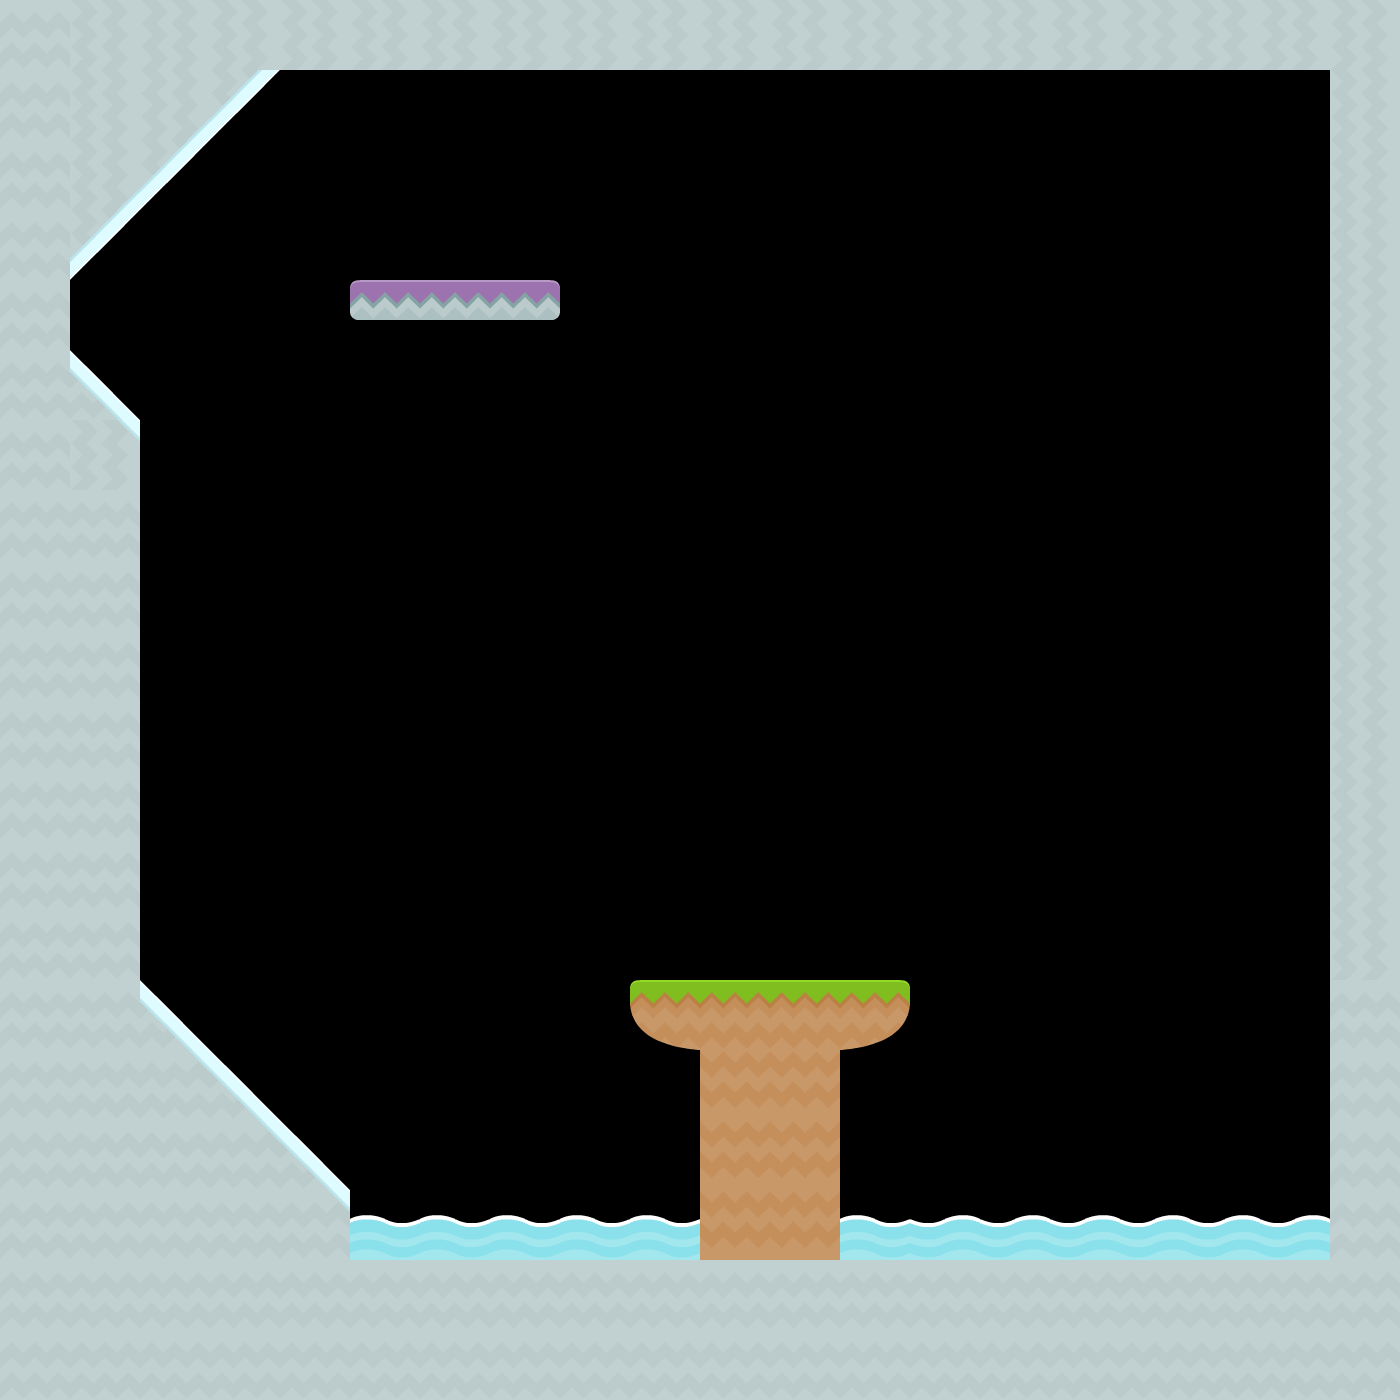

A 2D game scene composited from a Tiled map and its tileset images. What follows is a short description and the map's XML, with every tile layer's data as written:
An orthogonal 20x20 tile map with 70x70 px tiles, 1 tile layer (Layer 1) and 2 objects (2x collider).

<map version="1.2" orientation="orthogonal" renderorder="right-down" width="20" height="20" tilewidth="70" tileheight="70" nextobjectid="16">
  <tileset firstgid="1" name="tiles_spritesheet" spacing="2" columns="13" tilecount="169" tileheight="70" tilewidth="70">
    <image source="tiles_spritesheet.png" width="914" height="936" />
  </tileset>
  <layer name="Layer 1" width="20" height="20">
    <data encoding="csv">
167,2684354727,2684354727,2684354727,2684354727,2684354727,2684354727,2684354727,2684354727,2684354727,2684354727,2684354727,2684354727,2684354727,2684354727,2684354727,2684354727,2684354727,2684354727,2684354727,
167,2684354727,2684354590,2684354603,0,0,0,0,0,0,0,0,0,0,0,0,0,0,0,2684354727,
167,2684354590,2684354603,0,0,0,0,0,0,0,0,0,0,0,0,0,0,0,0,2684354727,
167,2684354603,0,0,0,0,0,0,0,0,0,0,0,0,0,0,0,0,0,2684354727,
167,0,0,0,0,16,3,2147483664,0,0,0,0,0,0,0,0,0,0,0,2684354727,
167,43,0,0,0,0,0,0,0,0,0,0,0,0,0,0,0,0,0,2684354727,
167,2684354616,0,0,0,0,0,0,0,0,0,0,0,0,0,0,0,0,0,2684354727,
167,167,0,0,0,0,0,0,0,0,0,0,0,0,0,0,0,0,0,2684354727,
167,167,0,0,0,0,0,0,0,0,0,0,0,0,0,0,0,0,0,2684354727,
167,167,0,0,0,0,0,0,0,0,0,0,0,0,0,0,0,0,0,2684354727,
167,167,0,0,0,0,0,0,0,0,0,0,0,0,0,0,0,0,0,2684354727,
167,167,0,0,0,0,0,0,0,0,0,0,0,0,0,0,0,0,0,2684354727,
167,167,0,0,0,0,0,0,0,0,0,0,0,0,0,0,0,0,0,2684354727,
167,167,0,0,0,0,0,0,0,0,0,0,0,0,0,0,0,0,0,2684354727,
167,167,43,0,0,0,0,0,0,2147483761,112,112,113,0,0,0,0,0,0,167,
167,167,30,43,0,0,0,0,0,0,1073741989,1073741989,0,0,0,0,0,0,0,167,
167,167,167,30,43,0,0,0,0,0,1073741989,1073741989,0,0,0,0,0,0,0,167,
167,167,167,167,30,2147483759,2147483759,2147483759,2147483759,2147483759,1073741989,1073741989,2147483759,111,111,111,111,111,111,167,
167,167,167,167,167,167,167,167,167,167,167,167,167,167,167,167,167,167,167,167,
167,167,167,167,167,167,167,167,167,167,167,167,167,167,167,167,167,167,167,167
</data>
  </layer>
  <objectgroup name="Object 1">
    <object name="cplatform" type="collider" id="9" x="350" y="280" width="210" height="70" />
    <object name="bcollider" type="collider" id="14" x="280" y="70">
      <polyline points="0,0 278,0 559,0 840,0 1048,1 1048,210 1047,490 1046,769 1047,1050 1047,1121 839,1119 562,1122 562,982 610,972 630,948 630,910 489,909 350,909 350,952 370,969 416,982 418,1151 73,1136 71,1120 -69,980 -140,911 -140,701 -141,560 -138,353 -205,281 -211,212 -140,141 -71,74 0,0 1,0 0,-1 " />
    </object>
  </objectgroup>
</map>
